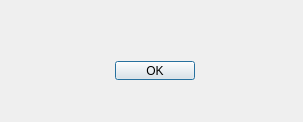
<?xml version="1.0" encoding="UTF-8"?>
<ui version="4.0">
 <class>WinScreen</class>
 <widget class="QDialog" name="WinScreen">
  <property name="geometry">
   <rect>
    <x>0</x>
    <y>0</y>
    <width>303</width>
    <height>122</height>
   </rect>
  </property>
  <property name="windowTitle">
   <string>WinScreen</string>
  </property>
  <widget class="QWidget" name="layoutWidget">
   <property name="geometry">
    <rect>
     <x>70</x>
     <y>30</y>
     <width>171</width>
     <height>61</height>
    </rect>
   </property>
   <layout class="QGridLayout" name="gridLayout_2">
    <item row="1" column="0">
     <layout class="QGridLayout" name="gridLayout">
      <item row="0" column="1">
       <widget class="QPushButton" name="okButton">
        <property name="text">
         <string>OK</string>
        </property>
       </widget>
      </item>
      <item row="0" column="2">
       <spacer name="horizontalSpacer">
        <property name="orientation">
         <enum>Qt::Horizontal</enum>
        </property>
        <property name="sizeHint" stdset="0">
         <size>
          <width>40</width>
          <height>20</height>
         </size>
        </property>
       </spacer>
      </item>
      <item row="0" column="0">
       <spacer name="horizontalSpacer_2">
        <property name="orientation">
         <enum>Qt::Horizontal</enum>
        </property>
        <property name="sizeHint" stdset="0">
         <size>
          <width>40</width>
          <height>20</height>
         </size>
        </property>
       </spacer>
      </item>
     </layout>
    </item>
    <item row="0" column="0">
     <widget class="QLabel" name="winnerLabel">
      <property name="text">
       <string>&lt;winner&gt;</string>
      </property>
     </widget>
    </item>
   </layout>
  </widget>
 </widget>
 <layoutdefault spacing="6" margin="11"/>
 <resources/>
 <connections>
  <connection>
   <sender>okButton</sender>
   <signal>clicked()</signal>
   <receiver>WinScreen</receiver>
   <slot>accept()</slot>
   <hints>
    <hint type="sourcelabel">
     <x>192</x>
     <y>70</y>
    </hint>
    <hint type="destinationlabel">
     <x>192</x>
     <y>208</y>
    </hint>
   </hints>
  </connection>
 </connections>
</ui>
